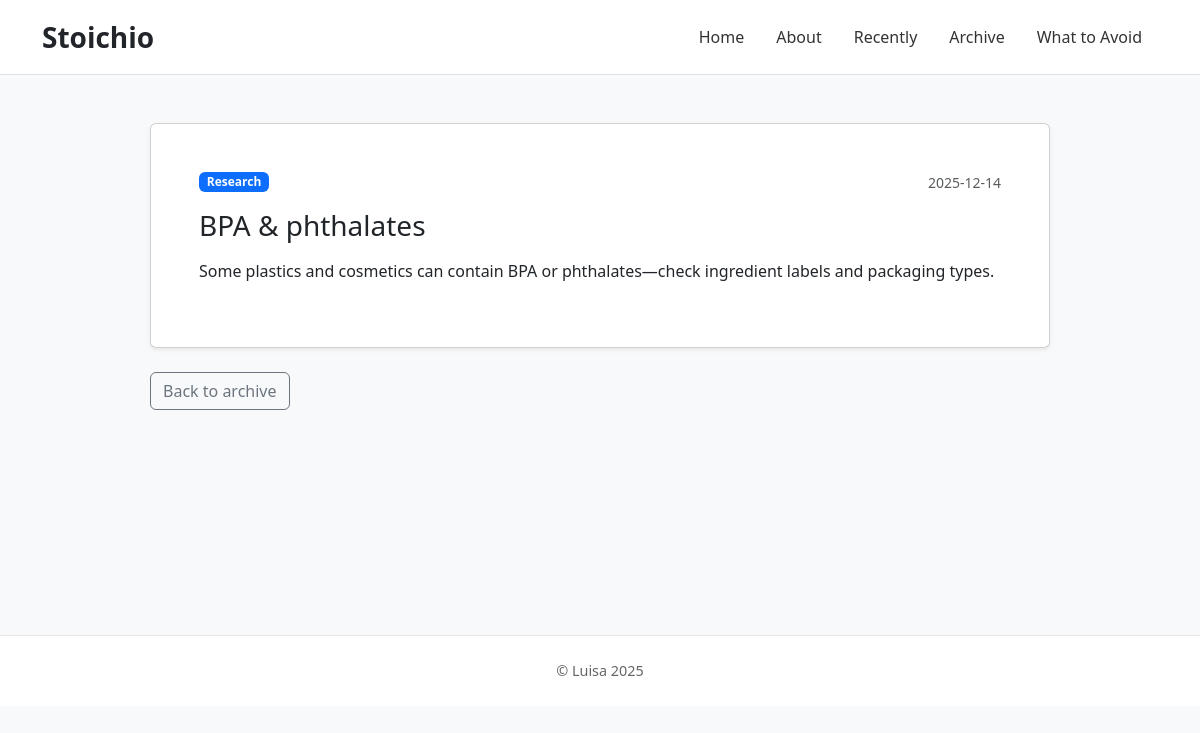
Screenshot of /post/3 with the database file from the repository.
### tables this page shows
CREATE TABLE posts (id INTEGER PRIMARY KEY AUTOINCREMENT, title TEXT NOT NULL, summary TEXT NOT NULL, date TEXT NOT NULL, body TEXT NOT NULL DEFAULT '');

### app.py (the view)
@app.route("/post/<int:post_id>")
def post(post_id):
    conn = get_db()
    post = conn.execute(
        "SELECT * FROM posts WHERE id = ?", (post_id,)
    ).fetchone()
    conn.close()
    if post is None:
        abort(404)
    return render_template("post.html", post=post)

### app.py (called while the page is built)
def get_db():
    conn = sqlite3.connect("stoichio.db")
    conn.row_factory = sqlite3.Row
    return conn

### templates/post.html (shortened to what this page needs)
<!DOCTYPE html>
<html lang="en">
  <head>
    <link href="https://cdn.jsdelivr.net/npm/bootstrap@5.3.3/dist/css/bootstrap.min.css" rel="stylesheet">
    <link href="{{ url_for('static', filename='styles.css') }}" rel="stylesheet">
  </head>
  <body>
    {% include "_nav.html" %}
    <main class="container-fluid px-4 py-5">
      <div class="mx-auto" style="max-width: 900px;">
        <div class="card shadow-sm">
          <div class="card-body p-4 p-md-5">
            <div class="d-flex flex-column flex-md-row justify-content-between gap-2 mb-3">
              <span class="badge text-bg-primary align-self-start">Research</span>
              <small class="text-muted">{{ post['date'] }}</small>
            </div>
            <h1 class="h3 mb-3">{{ post['title'] }}</h1>
            <div class="post-body">{{ post['body'] | safe }}</div>
          </div>
        </div>
        <div class="mt-4">
          <a class="btn btn-outline-secondary" href="{{ url_for('archive') }}">Back to archive</a>
        </div>
      </div>
    </main>
    <footer class="bg-white">
      <div class="container py-4 text-center">© Luisa 2025</div>
    </footer>
  </body>
</html>

### static/styles.css (style rules this page uses)
body { font-family: system-ui, -apple-system, BlinkMacSystemFont, "Segoe UI", sans-serif; background: #f8f9fa; }
main { min-height: 70vh; }
footer { border-top: 1px solid #e5e5e5; color: #666; font-size: 0.9rem; }

### rows the page displays
posts: date "2025-12-14", title "BPA & phthalates", body "Some plastics and cosmetics can contain BPA or phthalates—check ingredient labels and packaging types."
